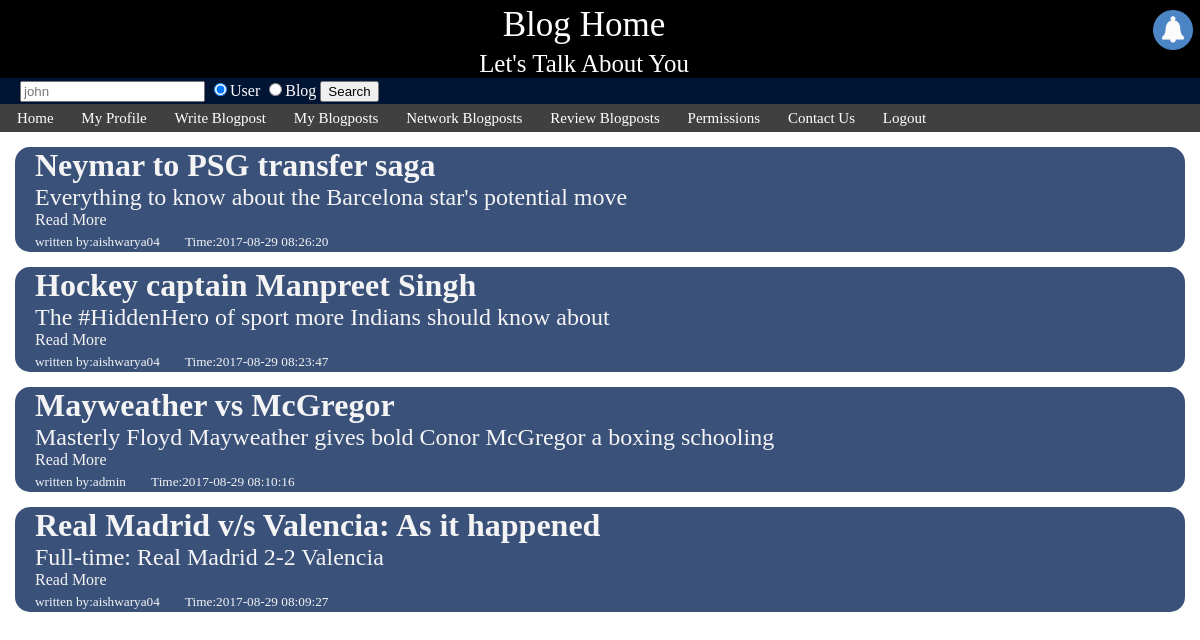
Screenshot of /adminHome.php (signed in) with the database file from the repository.
### tables this page shows
CREATE TABLE `blogpost` (
  `id` int(11) NOT NULL,
  `blogger` varchar(25) NOT NULL,
  `date` timestamp NOT NULL DEFAULT CURRENT_TIMESTAMP,
  `title` varchar(150) NOT NULL,
  `descript` varchar(250) NOT NULL,
  `post` varchar(2500) NOT NULL,
  `status` char(1) NOT NULL DEFAULT '0'
);

### loadPosts.php (the view, shortened to what this page needs)
<?php
		include 'authorize.php';
		$sql = "SELECT * from blogpost where status = '1' order by date desc;";
		$res = $conn->query($sql);
		if($res->num_rows>0){
    	  while($row=$res->fetch_assoc()){
    	  	echo "<div class = 'post'><h1>".$row['title']."</h1><h2>".$row['descript']."</h2><h4><a href=openBlog.php?id=".$row['id'].">Read More</a></h4><h5> written by:<a href='loadProfile.php?userID=".$row['blogger']."'>".$row['blogger']."</a><span style='margin-left:25px;'>Time:".$row['date']."</h5></div>";
    	  }
		}
		else
			echo "<h1 style= 'margin-left:25px;'>No blogposts to show</h1>";
?>

### style.css (style rules this page uses)
body { margin:0px; background-color: #FFFFFF; }
.header h3,h5 { margin:0px; padding-left: 20px; padding-top: 5px; padding-bottom: 0px; }
.post { background-color: #3A517A; border: 2px; border-radius: 15px; border-color: #DEDEDE; margin: 15px; color: #F4F4F4; }
.post h1,h4,h5,h2 { padding-left:20px; padding-right: 10px; margin:0px; }
.post h5 { padding-bottom: 2px; }
.post h4,h5,h2 { font-weight: normal; }
.post a { text-decoration:none; color:#F4F4F4; }

### rows the page displays
blogpost: title "Neymar to PSG transfer saga", descript "Everything to know about the Barcelona star's potential move", blogger "aishwarya04", date "2017-08-29 08:26:20"
blogpost: title "Hockey captain Manpreet Singh", descript "The #HiddenHero of sport more Indians should know about", blogger "aishwarya04", date "2017-08-29 08:23:47"
blogpost: title "Mayweather vs McGregor", descript "Masterly Floyd Mayweather gives bold Conor McGregor a boxing schooling", blogger "admin", date "2017-08-29 08:10:16"
blogpost: title "Real Madrid v/s Valencia: As it happened", descript "Full-time: Real Madrid 2-2 Valencia", blogger "aishwarya04", date "2017-08-29 08:09:27"
